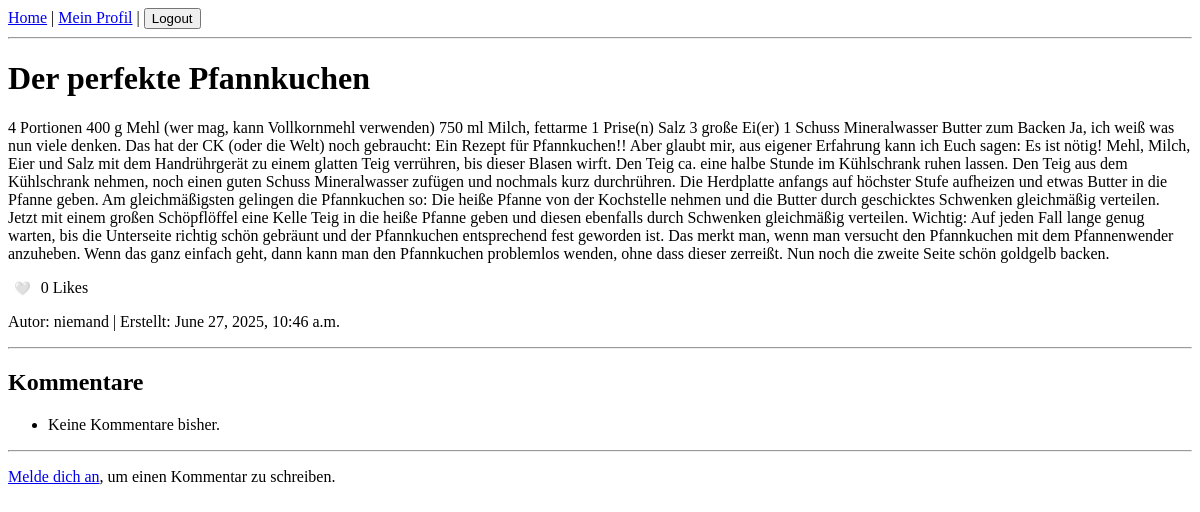
Page /boards/post/1/ on the earlier database version.
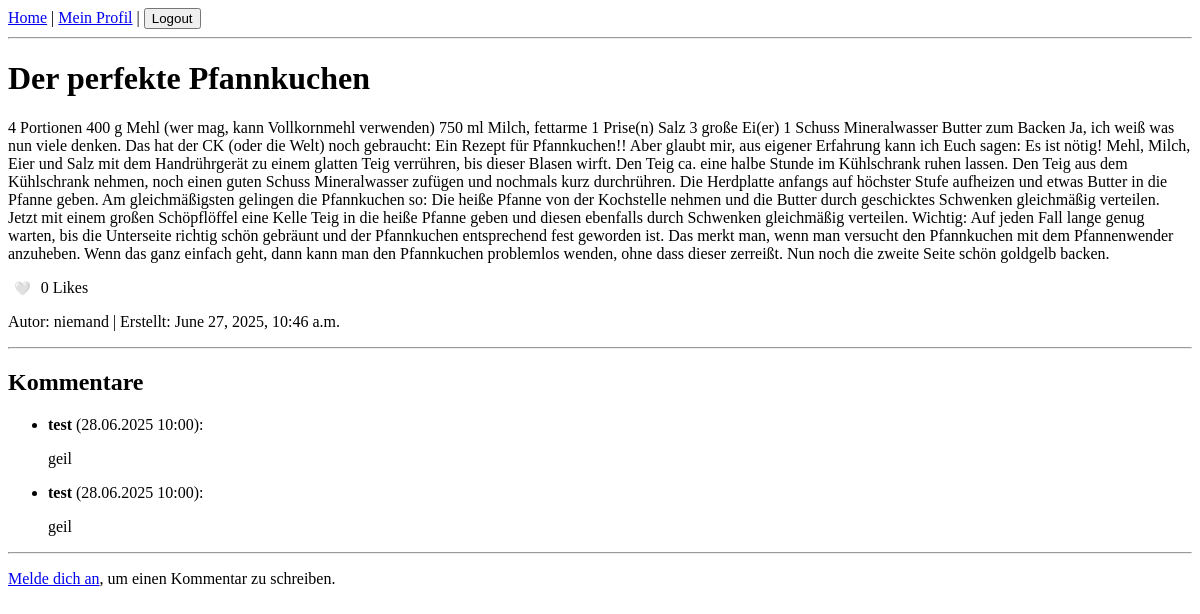
Same page on the later database version.
### boards/models.py (models this page shows, shortened)
class Post(models.Model):
    forum = models.ForeignKey(Forum, related_name='posts', on_delete=models.CASCADE)
    author = models.ForeignKey(User, on_delete=models.CASCADE)
    title = models.CharField(max_length=255)
    body = models.TextField()
    created_at = models.DateTimeField(auto_now_add=True)
    likes = models.ManyToManyField(User, related_name='liked_posts', blank=True)
    def total_likes(self):
        return self.likes.count()

class Comment(models.Model):
    post = models.ForeignKey(Post, on_delete=models.CASCADE, related_name='comments')
    author = models.ForeignKey(User, on_delete=models.CASCADE)
    content = models.TextField()
    created_at = models.DateTimeField(auto_now_add=True)

### boards/views.py (the view)
# urls.py: path('post/<int:post_id>/', views.post_detail, name='post_detail'),
def post_detail(request, post_id):
    post = get_object_or_404(Post, pk=post_id)
    comments = post.comments.order_by('created_at')  # alle Kommentare zum Post
    if request.method == 'POST':
        if not request.user.is_authenticated:
            return redirect('/accounts/login')
        form = CommentForm(request.POST)
        if form.is_valid():
            comment = form.save(commit=False)
            comment.post = post
            comment.author = request.user
            comment.save()
            return redirect('post_detail', post_id=post_id)
    else:
        form = CommentForm()
    return render(request, 'boards/post_detail.html', {
        'post': post,
        'comments': comments,
        'form': form, })

### boards/templates/boards/post_detail.html (shortened to what this page needs)
{% include "boards/navbar.html" %}
<h1>{{ post.title }}</h1>
<p>{{ post.body }} </p>
  <p> <form action="{% url 'like_post' post.id %}" method="post" style="display:inline;">
        <button type="submit" style="background:none; border:none; cursor:pointer;">
            {% if user in post.likes.all %}
                ❤️
            {% else %}
                🤍
            {% endif %}
        </button>
        {{ post.total_likes }} Likes
  </p> </form>
<p>Autor: {{ post.author.username }} | Erstellt: {{ post.created_at }}</p>
<hr>
<h2>Kommentare</h2>
<ul>
  {% for comment in comments %}
    <li>
      <strong>{{ comment.author.username }}</strong> ({{ comment.created_at|date:"d.m.Y H:i" }}):<br>
      {{ comment.content|linebreaks }}
    </li>
  {% empty %}
    <li>Keine Kommentare bisher.</li>
  {% endfor %}
</ul>
<hr>
{% if user.is_authenticated %}
  <h3>Neuen Kommentar hinzufügen</h3>
  <form method="post">
    {% csrf_token %}
    {{ form.as_p }}
    <button type="submit">Kommentar absenden</button>
  </form>
{% else %}
  <p><a href="{% url 'login' %}">Melde dich an</a>, um einen Kommentar zu schreiben.</p>
{% endif %}

### boards/templates/boards/navbar.html (shortened to what this page needs)
<nav>
  <a href="{% url 'forum_list' %}">Home</a> |
  <a href="{% url 'profile_view' username=request.user.username %}">Mein Profil</a> |
  <form action="{% url 'logout' %}" method="post" style="display:inline;">
    <button type="submit">Logout</button>
  </form>
</nav>
<hr>

Differences in the rows shown:
added Comment: author.username "test", created_at "28.06.2025 10:00", content "geil"
added Comment: author.username "test", created_at "28.06.2025 10:00", content "geil"
Other differences:
text no longer shown: "Keine Kommentare bisher."
